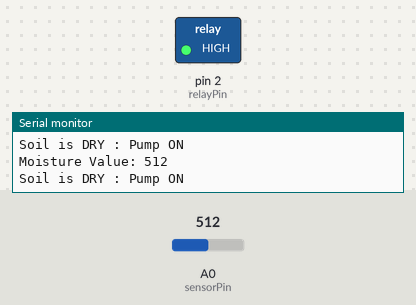
Recording of a sketch running on a simulated Arduino Uno, built with avr-gcc and run on an emulated ATmega328P. Shown: switched loads named in the sketch (green lamp = pin HIGH), the last lines printed to the serial monitor. Inputs (shaded band) come from the test bench; at power-on: A0 (sensorPin) = 512.

Above: at 1.8 s.
1.9 s: A0 (sensorPin) set to 489
At 3.1 s:
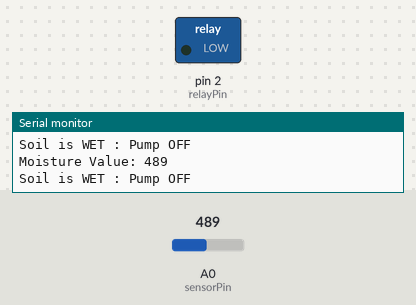
3.5 s: A0 (sensorPin) set to 510
At 4.6 s:
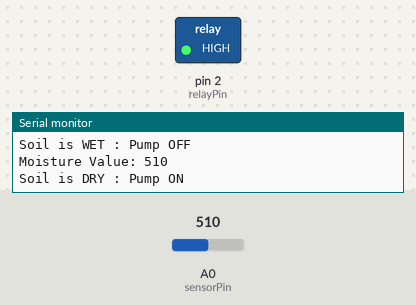
5.5 s: A0 (sensorPin) set to 490
At 7.4 s:
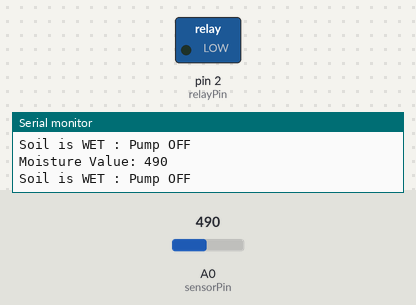
Timing chart, 0 to 8.9 s (numbered marks = the images above; inputs shaded):
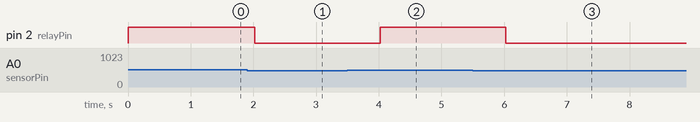

The sketch:

SoilTest.ino
```cpp
#include <Wire.h>
#include <LiquidCrystal_I2C.h>
LiquidCrystal_I2C lcd(0x27, 16, 2);

int sensorPin = A0;    // Soil moisture sensor analog pin
int relayPin = 2;      // Relay control digital pin
int moistureValue; // Variable to store sensor value
int threshold = 500;   // Adjust this depending on soil (0-1023)

void setup() {
  pinMode(sensorPin , INPUT); //sensor pin as input
  Serial.begin(9600);
  pinMode(relayPin, OUTPUT);   // Relay pin as output
  digitalWrite(relayPin, LOW); // Ensure pump is OFF at start
  Serial.begin(9600);
  Serial.println("System Ready: Soil Moisture Monitoring...");
}

void loop() {
  // Read moisture level
  moistureValue = analogRead(sensorPin);

  // Print value to Serial Monitor
  Serial.print("Moisture Value: ");
  Serial.println(moistureValue);

  // Check soil condition
  if (moistureValue > threshold) {
    // Soil is dry
    digitalWrite(relayPin, HIGH); // Turn pump ON
    Serial.println("Soil is DRY : Pump ON");

  }
  else {
    // Soil is wet
    digitalWrite(relayPin, LOW);  // Turn pump OFF
    Serial.println("Soil is WET : Pump OFF");
  }

  delay(1000); // 1 second delay before next reading
}
```

Measured:
- the behaviour switches between 501 and 500 on A0 (sensorPin) (found by bisection; images 0 and 1)
- after the input at 1.9 s, pin 2 (relayPin): HIGH → LOW after 0.12 s
- after the input at 3.5 s, pin 2 (relayPin): LOW → HIGH after 0.53 s
- after the input at 5.5 s, pin 2 (relayPin): HIGH → LOW after 0.53 s
